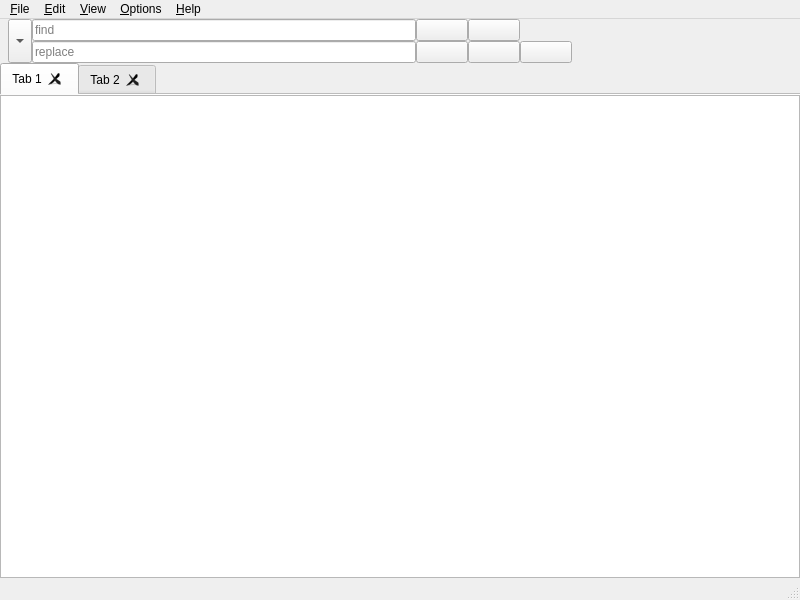
<?xml version="1.0" encoding="UTF-8"?>
<ui version="4.0">
 <class>MainWindow</class>
 <widget class="QMainWindow" name="MainWindow">
  <property name="geometry">
   <rect>
    <x>0</x>
    <y>0</y>
    <width>800</width>
    <height>600</height>
   </rect>
  </property>
  <property name="minimumSize">
   <size>
    <width>217</width>
    <height>140</height>
   </size>
  </property>
  <widget class="QWidget" name="centralwidget">
   <layout class="QVBoxLayout" name="verticalLayout" stretch="0,1">
    <property name="spacing">
     <number>0</number>
    </property>
    <property name="leftMargin">
     <number>0</number>
    </property>
    <property name="topMargin">
     <number>0</number>
    </property>
    <property name="rightMargin">
     <number>0</number>
    </property>
    <property name="bottomMargin">
     <number>0</number>
    </property>
    <item>
     <widget class="QWidget" name="main_find_widget" native="true">
      <layout class="QHBoxLayout" name="main_find_horizontalLayout">
       <property name="spacing">
        <number>0</number>
       </property>
       <property name="leftMargin">
        <number>8</number>
       </property>
       <property name="topMargin">
        <number>0</number>
       </property>
       <property name="rightMargin">
        <number>0</number>
       </property>
       <property name="bottomMargin">
        <number>0</number>
       </property>
       <item>
        <widget class="QToolButton" name="main_find_showReplace_toolButton">
         <property name="sizePolicy">
          <sizepolicy hsizetype="Fixed" vsizetype="Expanding">
           <horstretch>0</horstretch>
           <verstretch>0</verstretch>
          </sizepolicy>
         </property>
         <property name="text">
          <string>...</string>
         </property>
         <property name="checkable">
          <bool>false</bool>
         </property>
         <property name="checked">
          <bool>false</bool>
         </property>
         <property name="arrowType">
          <enum>Qt::ArrowType::DownArrow</enum>
         </property>
        </widget>
       </item>
       <item>
        <layout class="QGridLayout" name="main_find_lineEdit_gridLayout">
         <property name="leftMargin">
          <number>0</number>
         </property>
         <property name="topMargin">
          <number>0</number>
         </property>
         <property name="rightMargin">
          <number>0</number>
         </property>
         <property name="bottomMargin">
          <number>0</number>
         </property>
         <property name="spacing">
          <number>0</number>
         </property>
         <item row="0" column="0">
          <widget class="QLineEdit" name="find_lineEdit">
           <property name="sizePolicy">
            <sizepolicy hsizetype="Expanding" vsizetype="Fixed">
             <horstretch>0</horstretch>
             <verstretch>0</verstretch>
            </sizepolicy>
           </property>
           <property name="minimumSize">
            <size>
             <width>100</width>
             <height>0</height>
            </size>
           </property>
           <property name="placeholderText">
            <string>find</string>
           </property>
           <property name="clearButtonEnabled">
            <bool>true</bool>
           </property>
          </widget>
         </item>
         <item row="1" column="0">
          <widget class="QLineEdit" name="find_replace_lineEdit">
           <property name="sizePolicy">
            <sizepolicy hsizetype="Expanding" vsizetype="Fixed">
             <horstretch>0</horstretch>
             <verstretch>0</verstretch>
            </sizepolicy>
           </property>
           <property name="minimumSize">
            <size>
             <width>100</width>
             <height>0</height>
            </size>
           </property>
           <property name="placeholderText">
            <string>replace</string>
           </property>
           <property name="clearButtonEnabled">
            <bool>true</bool>
           </property>
          </widget>
         </item>
        </layout>
       </item>
       <item>
        <layout class="QVBoxLayout" name="main_find_verticalLayout">
         <property name="spacing">
          <number>0</number>
         </property>
         <item>
          <widget class="QWidget" name="main_find_findwidget" native="true">
           <layout class="QGridLayout" name="main_find_gridLayout" columnstretch="0,0,0">
            <property name="leftMargin">
             <number>0</number>
            </property>
            <property name="topMargin">
             <number>0</number>
            </property>
            <property name="rightMargin">
             <number>0</number>
            </property>
            <property name="bottomMargin">
             <number>0</number>
            </property>
            <property name="horizontalSpacing">
             <number>0</number>
            </property>
            <item row="0" column="0">
             <widget class="QPushButton" name="find_findPrevButton">
              <property name="minimumSize">
               <size>
                <width>52</width>
                <height>0</height>
               </size>
              </property>
              <property name="maximumSize">
               <size>
                <width>52</width>
                <height>16777215</height>
               </size>
              </property>
              <property name="toolTip">
               <string>Previous</string>
              </property>
              <property name="icon">
               <iconset theme="ic_fluent_arrow_turn_left_up_20_regular"/>
              </property>
              <property name="autoRepeat">
               <bool>true</bool>
              </property>
              <property name="autoRepeatInterval">
               <number>30</number>
              </property>
             </widget>
            </item>
            <item row="0" column="1">
             <widget class="QPushButton" name="find_findButton">
              <property name="minimumSize">
               <size>
                <width>52</width>
                <height>0</height>
               </size>
              </property>
              <property name="maximumSize">
               <size>
                <width>52</width>
                <height>16777215</height>
               </size>
              </property>
              <property name="toolTip">
               <string>Next</string>
              </property>
              <property name="icon">
               <iconset theme="ic_fluent_arrow_turn_right_down_20_regular"/>
              </property>
              <property name="autoRepeat">
               <bool>true</bool>
              </property>
              <property name="autoRepeatInterval">
               <number>30</number>
              </property>
             </widget>
            </item>
            <item row="0" column="2">
             <spacer name="find_horizontalSpacer">
              <property name="orientation">
               <enum>Qt::Orientation::Horizontal</enum>
              </property>
              <property name="sizeType">
               <enum>QSizePolicy::Policy::MinimumExpanding</enum>
              </property>
              <property name="sizeHint" stdset="0">
               <size>
                <width>0</width>
                <height>0</height>
               </size>
              </property>
             </spacer>
            </item>
           </layout>
          </widget>
         </item>
         <item>
          <widget class="QWidget" name="main_find_replacewidget" native="true">
           <layout class="QGridLayout" name="main_find_gridLayout_2" columnstretch="0,0,0,0">
            <property name="leftMargin">
             <number>0</number>
            </property>
            <property name="topMargin">
             <number>0</number>
            </property>
            <property name="rightMargin">
             <number>0</number>
            </property>
            <property name="bottomMargin">
             <number>0</number>
            </property>
            <property name="horizontalSpacing">
             <number>0</number>
            </property>
            <item row="0" column="3">
             <spacer name="find_horizontalSpacer_2">
              <property name="orientation">
               <enum>Qt::Orientation::Horizontal</enum>
              </property>
              <property name="sizeType">
               <enum>QSizePolicy::Policy::MinimumExpanding</enum>
              </property>
              <property name="sizeHint" stdset="0">
               <size>
                <width>0</width>
                <height>0</height>
               </size>
              </property>
             </spacer>
            </item>
            <item row="0" column="0">
             <widget class="QPushButton" name="find_replaceButton">
              <property name="minimumSize">
               <size>
                <width>52</width>
                <height>0</height>
               </size>
              </property>
              <property name="maximumSize">
               <size>
                <width>52</width>
                <height>16777215</height>
               </size>
              </property>
              <property name="toolTip">
               <string>Replace</string>
              </property>
              <property name="icon">
               <iconset theme="ic_fluent_column_arrow_right_20_regular"/>
              </property>
             </widget>
            </item>
            <item row="0" column="1">
             <widget class="QPushButton" name="find_replaceAndFindButton">
              <property name="minimumSize">
               <size>
                <width>52</width>
                <height>0</height>
               </size>
              </property>
              <property name="maximumSize">
               <size>
                <width>52</width>
                <height>16777215</height>
               </size>
              </property>
              <property name="toolTip">
               <string>Replace and Find</string>
              </property>
              <property name="text">
               <string/>
              </property>
              <property name="icon">
               <iconset theme="ic_fluent_column_arrow_right_20_regular+arrow-wide"/>
              </property>
              <property name="iconSize">
               <size>
                <width>36</width>
                <height>16</height>
               </size>
              </property>
              <property name="autoRepeat">
               <bool>true</bool>
              </property>
              <property name="autoRepeatInterval">
               <number>30</number>
              </property>
             </widget>
            </item>
            <item row="0" column="2">
             <widget class="QPushButton" name="find_replaceAllButton">
              <property name="minimumSize">
               <size>
                <width>52</width>
                <height>0</height>
               </size>
              </property>
              <property name="maximumSize">
               <size>
                <width>52</width>
                <height>16777215</height>
               </size>
              </property>
              <property name="toolTip">
               <string>Replace all</string>
              </property>
              <property name="icon">
               <iconset theme="ic_fluent_column_arrow_right_20_regular+globe-wide"/>
              </property>
              <property name="iconSize">
               <size>
                <width>36</width>
                <height>16</height>
               </size>
              </property>
             </widget>
            </item>
           </layout>
          </widget>
         </item>
        </layout>
       </item>
      </layout>
     </widget>
    </item>
    <item>
     <widget class="TabManager" name="tabWidget">
      <property name="tabPosition">
       <enum>QTabWidget::TabPosition::North</enum>
      </property>
      <property name="tabShape">
       <enum>QTabWidget::TabShape::Rounded</enum>
      </property>
      <property name="currentIndex">
       <number>0</number>
      </property>
      <property name="usesScrollButtons">
       <bool>true</bool>
      </property>
      <property name="documentMode">
       <bool>true</bool>
      </property>
      <property name="tabsClosable">
       <bool>true</bool>
      </property>
      <property name="movable">
       <bool>true</bool>
      </property>
      <widget class="QWidget" name="tab1">
       <attribute name="icon">
        <iconset theme="document-new"/>
       </attribute>
       <attribute name="title">
        <string notr="true">Tab 1</string>
       </attribute>
       <layout class="QVBoxLayout" name="tab1_verticalLayout">
        <property name="leftMargin">
         <number>0</number>
        </property>
        <property name="topMargin">
         <number>0</number>
        </property>
        <property name="rightMargin">
         <number>0</number>
        </property>
        <property name="bottomMargin">
         <number>0</number>
        </property>
        <item>
         <widget class="QPlainTextEdit" name="textEdit">
          <property name="undoRedoEnabled">
           <bool>true</bool>
          </property>
          <property name="lineWrapMode">
           <enum>QPlainTextEdit::LineWrapMode::WidgetWidth</enum>
          </property>
         </widget>
        </item>
       </layout>
      </widget>
      <widget class="QWidget" name="tab_2">
       <attribute name="icon">
        <iconset theme="document-save-as"/>
       </attribute>
       <attribute name="title">
        <string>Tab 2</string>
       </attribute>
      </widget>
     </widget>
    </item>
   </layout>
  </widget>
  <widget class="QMenuBar" name="menubar">
   <property name="geometry">
    <rect>
     <x>0</x>
     <y>0</y>
     <width>800</width>
     <height>22</height>
    </rect>
   </property>
   <widget class="QMenu" name="menuFile">
    <property name="title">
     <string>&amp;File</string>
    </property>
    <addaction name="actionNew"/>
    <addaction name="actionNewTab"/>
    <addaction name="actionOpen"/>
    <addaction name="actionReload_from_disk"/>
    <addaction name="actionSave"/>
    <addaction name="actionSave_as"/>
    <addaction name="actionExit"/>
   </widget>
   <widget class="QMenu" name="menuHelp">
    <property name="title">
     <string>&amp;Help</string>
    </property>
    <addaction name="actionAboutQt"/>
    <addaction name="actionAbout"/>
   </widget>
   <widget class="QMenu" name="menuEdit">
    <property name="title">
     <string>&amp;Edit</string>
    </property>
    <addaction name="actionUndo"/>
    <addaction name="actionRedo"/>
    <addaction name="separator"/>
    <addaction name="actionFind"/>
    <addaction name="actionReplace"/>
   </widget>
   <widget class="QMenu" name="menuView">
    <property name="title">
     <string>&amp;View</string>
    </property>
    <addaction name="actionWord_wrap"/>
    <addaction name="separator"/>
    <addaction name="actionFontSmaller"/>
    <addaction name="actionFontLarger"/>
    <addaction name="actionRestoreFontSize"/>
   </widget>
   <widget class="QMenu" name="menuOptions">
    <property name="title">
     <string>&amp;Options</string>
    </property>
    <widget class="QMenu" name="menuFontType">
     <property name="title">
      <string>&amp;Font type</string>
     </property>
     <property name="icon">
      <iconset theme="format-text-bold"/>
     </property>
     <addaction name="actionFontMonospace"/>
     <addaction name="actionFontCourier"/>
     <addaction name="actionFontSansSerif"/>
     <addaction name="actionFontSerif"/>
     <addaction name="actionFontSystem"/>
    </widget>
    <widget class="QMenu" name="menuDarkMode">
     <property name="title">
      <string>&amp;Dark mode</string>
     </property>
     <property name="icon">
      <iconset theme="weather-clear"/>
     </property>
     <addaction name="actionSystem"/>
     <addaction name="actionLight"/>
     <addaction name="actionDark"/>
    </widget>
    <addaction name="menuFontType"/>
    <addaction name="menuDarkMode"/>
   </widget>
   <addaction name="menuFile"/>
   <addaction name="menuEdit"/>
   <addaction name="menuView"/>
   <addaction name="menuOptions"/>
   <addaction name="menuHelp"/>
  </widget>
  <widget class="QStatusBar" name="statusbar">
   <property name="sizeGripEnabled">
    <bool>true</bool>
   </property>
  </widget>
  <action name="actionNew">
   <property name="icon">
    <iconset theme="document-new"/>
   </property>
   <property name="text">
    <string>New</string>
   </property>
   <property name="shortcut">
    <string>Ctrl+N</string>
   </property>
  </action>
  <action name="actionOpen">
   <property name="icon">
    <iconset theme="folder-open"/>
   </property>
   <property name="text">
    <string>Open</string>
   </property>
   <property name="shortcut">
    <string>Ctrl+O</string>
   </property>
  </action>
  <action name="actionSave">
   <property name="icon">
    <iconset theme="document-save"/>
   </property>
   <property name="text">
    <string>Save</string>
   </property>
   <property name="shortcut">
    <string>Ctrl+S</string>
   </property>
  </action>
  <action name="actionExit">
   <property name="icon">
    <iconset theme="application-exit"/>
   </property>
   <property name="text">
    <string>Exit</string>
   </property>
   <property name="shortcut">
    <string>Ctrl+Q</string>
   </property>
  </action>
  <action name="actionAboutQt">
   <property name="icon">
    <iconset theme="help-about"/>
   </property>
   <property name="text">
    <string>About Qt</string>
   </property>
  </action>
  <action name="actionAbout">
   <property name="icon">
    <iconset theme="help-about"/>
   </property>
   <property name="text">
    <string>About</string>
   </property>
   <property name="shortcut">
    <string>F1</string>
   </property>
  </action>
  <action name="actionUndo">
   <property name="icon">
    <iconset theme="edit-undo"/>
   </property>
   <property name="text">
    <string>&amp;Undo</string>
   </property>
   <property name="shortcut">
    <string>Ctrl+Z</string>
   </property>
  </action>
  <action name="actionRedo">
   <property name="icon">
    <iconset theme="edit-redo"/>
   </property>
   <property name="text">
    <string>&amp;Redo</string>
   </property>
   <property name="shortcut">
    <string>Ctrl+Shift+Z</string>
   </property>
  </action>
  <action name="actionWord_wrap">
   <property name="checkable">
    <bool>true</bool>
   </property>
   <property name="checked">
    <bool>true</bool>
   </property>
   <property name="icon">
    <iconset theme="format-justify-left"/>
   </property>
   <property name="text">
    <string>Word &amp;wrap</string>
   </property>
  </action>
  <action name="actionFind">
   <property name="checkable">
    <bool>true</bool>
   </property>
   <property name="icon">
    <iconset theme="edit-find"/>
   </property>
   <property name="text">
    <string>&amp;Find</string>
   </property>
   <property name="shortcut">
    <string>Ctrl+F</string>
   </property>
  </action>
  <action name="actionSave_as">
   <property name="icon">
    <iconset theme="document-save-as"/>
   </property>
   <property name="text">
    <string>Save as...</string>
   </property>
   <property name="shortcut">
    <string>Ctrl+Shift+S</string>
   </property>
  </action>
  <action name="actionFontSmaller">
   <property name="icon">
    <iconset theme="zoom-out"/>
   </property>
   <property name="text">
    <string>Font size -</string>
   </property>
   <property name="shortcut">
    <string>Ctrl+-</string>
   </property>
  </action>
  <action name="actionFontLarger">
   <property name="icon">
    <iconset theme="zoom-in"/>
   </property>
   <property name="text">
    <string>Font size +</string>
   </property>
   <property name="shortcut">
    <string>Ctrl++</string>
   </property>
  </action>
  <action name="actionRestoreFontSize">
   <property name="icon">
    <iconset theme="zoom-original"/>
   </property>
   <property name="text">
    <string>Restore font size</string>
   </property>
   <property name="shortcut">
    <string>Ctrl+0</string>
   </property>
  </action>
  <action name="actionNewTab">
   <property name="icon">
    <iconset theme="folder-new"/>
   </property>
   <property name="text">
    <string>New Tab</string>
   </property>
   <property name="shortcut">
    <string>Ctrl+T</string>
   </property>
  </action>
  <action name="actionReload_from_disk">
   <property name="icon">
    <iconset theme="view-refresh"/>
   </property>
   <property name="text">
    <string>Reload from disk</string>
   </property>
   <property name="shortcut">
    <string>F5</string>
   </property>
  </action>
  <action name="actionReplace">
   <property name="icon">
    <iconset theme="edit-find-replace"/>
   </property>
   <property name="text">
    <string>Replace</string>
   </property>
   <property name="shortcut">
    <string>Ctrl+R</string>
   </property>
  </action>
  <action name="actionFontMonospace">
   <property name="checkable">
    <bool>true</bool>
   </property>
   <property name="text">
    <string>Monospace</string>
   </property>
  </action>
  <action name="actionFontCourier">
   <property name="checkable">
    <bool>true</bool>
   </property>
   <property name="text">
    <string>Courier</string>
   </property>
  </action>
  <action name="actionFontSansSerif">
   <property name="checkable">
    <bool>true</bool>
   </property>
   <property name="text">
    <string>SansSerif</string>
   </property>
  </action>
  <action name="actionFontSerif">
   <property name="checkable">
    <bool>true</bool>
   </property>
   <property name="text">
    <string>Serif</string>
   </property>
  </action>
  <action name="actionFontSystem">
   <property name="checkable">
    <bool>true</bool>
   </property>
   <property name="text">
    <string>System</string>
   </property>
  </action>
  <action name="actionDarkMode">
   <property name="checkable">
    <bool>true</bool>
   </property>
   <property name="icon">
    <iconset theme="weather-clear"/>
   </property>
   <property name="text">
    <string>Dark mode</string>
   </property>
  </action>
  <action name="actionSystem">
   <property name="checkable">
    <bool>true</bool>
   </property>
   <property name="text">
    <string>System</string>
   </property>
  </action>
  <action name="actionLight">
   <property name="checkable">
    <bool>true</bool>
   </property>
   <property name="text">
    <string>Light</string>
   </property>
  </action>
  <action name="actionDark">
   <property name="checkable">
    <bool>true</bool>
   </property>
   <property name="text">
    <string>Dark</string>
   </property>
  </action>
 </widget>
 <customwidgets>
  <customwidget>
   <class>TabManager</class>
   <extends>QTabWidget</extends>
   <header>tab.hpp</header>
   <container>1</container>
  </customwidget>
 </customwidgets>
 <resources/>
 <connections>
  <connection>
   <sender>actionExit</sender>
   <signal>triggered()</signal>
   <receiver>MainWindow</receiver>
   <slot>close()</slot>
   <hints>
    <hint type="sourcelabel">
     <x>-1</x>
     <y>-1</y>
    </hint>
    <hint type="destinationlabel">
     <x>399</x>
     <y>299</y>
    </hint>
   </hints>
  </connection>
 </connections>
</ui>
